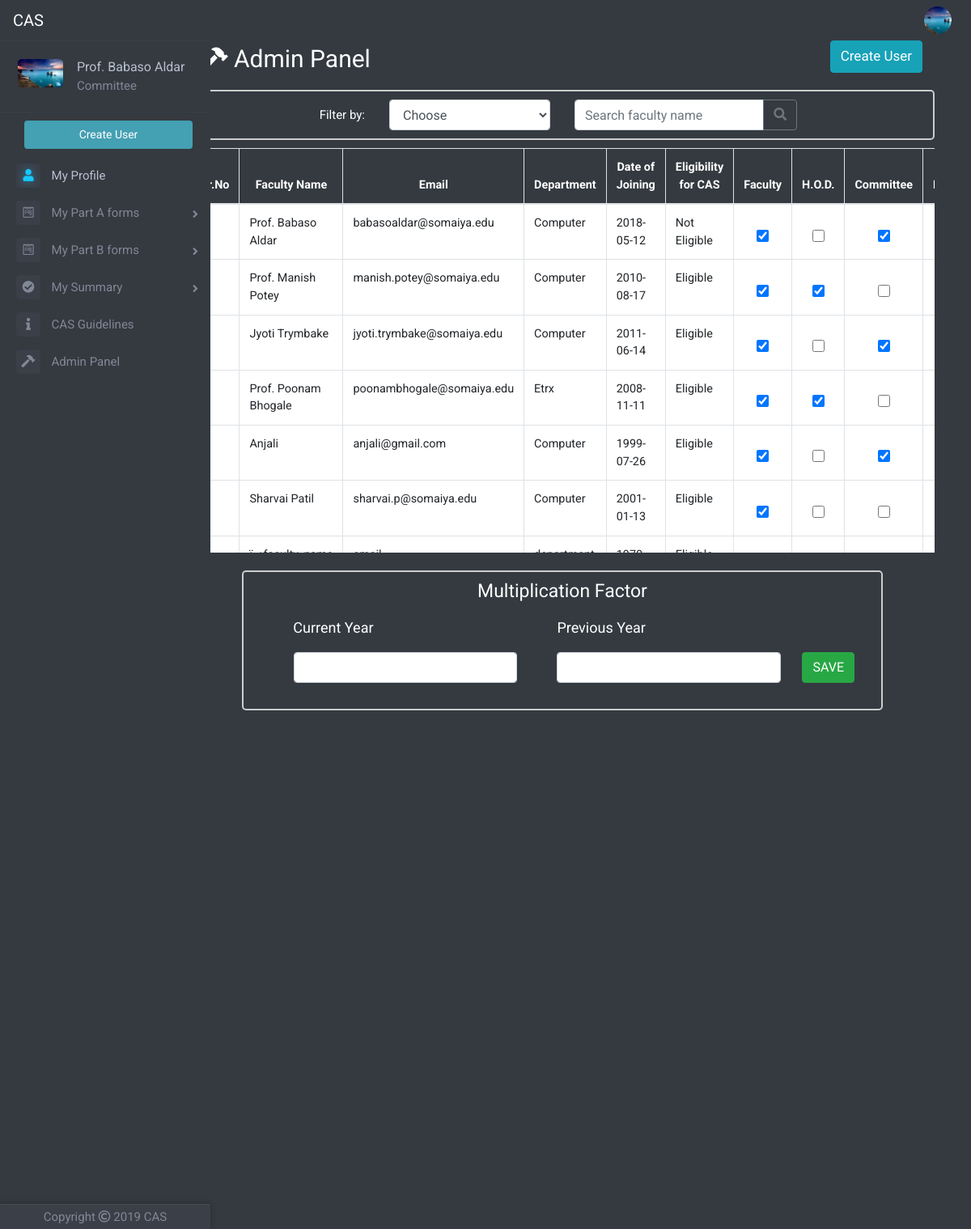
The app's page /adminpanel.php (signed in), older data.
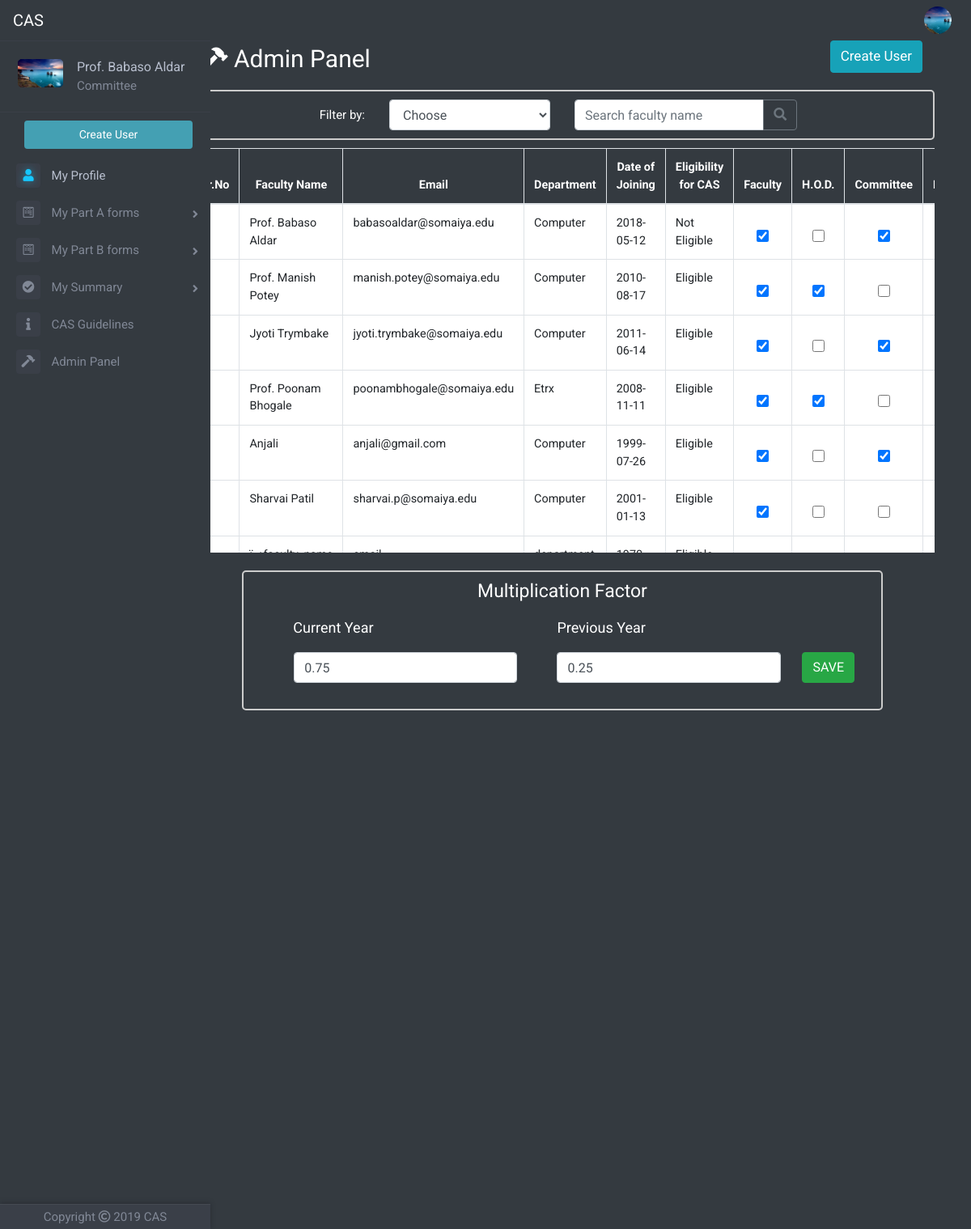
The same page, newer data.
### tables this page shows
CREATE TABLE `faculty_table` (
  `id` int(11) NOT NULL,
  `faculty_name` varchar(100) NOT NULL,
  `email` varchar(50) NOT NULL,
  `password` varchar(256) NOT NULL,
  `date_of_joining` date NOT NULL,
  `department` varchar(50) NOT NULL,
  `profilePicLocation` varchar(100) NOT NULL DEFAULT 'defaults/default_userprofile_pic.png',
  `faculty` int(11) NOT NULL,
  `hod` int(11) NOT NULL,
  `committee` int(11) NOT NULL,
  `principal` int(11) NOT NULL,
  `admin` int(11) NOT NULL
);

CREATE TABLE `multiplication_factor_table` (
  `id` int(11) NOT NULL,
  `currentyear` float NOT NULL,
  `previousyear` float NOT NULL
);

### adminpanel.php (the view, shortened to what this page needs)
<?php
include 'dbh.php';
$userId=mysqli_real_escape_string($conn,$_SESSION['id']);
$sqlp="SELECT profilePicLocation,admin FROM faculty_table WHERE id='$userId'";
$resultp=mysqli_query($conn,$sqlp);
$rowp=mysqli_fetch_assoc($resultp);
$profilePicLocation=$rowp['profilePicLocation'];
$admin=$rowp['admin'];
if($admin==1)
{
include 'top.php';
include 'left-nav.php';
?>
	<div class="container">
    <div class="row">
    <div class="col-md-10 offset-md-2">
		<div class="row justify-content-center">
			<div class="col-md-12">
				<div class="container-fluid">
				  	<div class="row">
				  		<div class="col-md-6 text-left">
						   <p style="color: white;font-size: 30px"><i class="fas fa-hammer" style="font-size: 28px"></i> Admin Panel</p>
				        </div>
				        <div class="col-md-6 text-right" style="height:100%">
						 	<a href="createuser.php" class="btn btn-info custom-button-width navbar-right my-auto" style="font-size: 17px">Create User</a>
						</div>
				  	</div>
				  	<div class="row justify-content-center">
				  		<div class="col-md-12 text-center admin-filter-box">
				        	<div class="row align-items-center" style="padding-bottom: 10px;padding-top: 10px">
				        		<div class="col-md-2 offset-md-1">
				        			<p style="color: white;font-size: 15px" class="my-auto text-right">Filter by:</p>
				        		</div>
				        		<div class="col-md-3 align-items-center">
				        			<select id="filter" name="filter" class="form-control" onchange="adminfilters(this);">
				        				<option value="0">Choose</option>
				        			</select>
				        		</div>
				        		<div class="col-md-4 align-items-center">
				        			<form method="POST" action="admin-panel-fetch-data.php">
				        				<div class="input-group">
										  	<input type="text" class="form-control" name="query" placeholder="Search faculty name" aria-label="Search faculty name" aria-describedby="basic-addon2">
										  	<div class="input-group-append">
										    	<button class="btn btn-outline-secondary" type="submit"><i class="fas fa-search"></i></button>
										  	</div>
										</div>
				        			</form>
				        		</div>
				        	</div>
				        </div>
				  	</div>
				</div>
				<div class="admin-table" style="max-height:500px">
				<table class="table table-bordered" style="background-color: white">
				  	<thead style="color: white">
					    <tr>
					      	<th scope="col" style="background-color: #343a40;text-align: center">Sr.No</th>
					      	<th scope="col" style="background-color: #343a40;text-align: center">Faculty Name</th>
					      	<th scope="col" style="background-color: #343a40;text-align: center">Email</th>
					      	<th scope="col" style="background-color: #343a40;text-align: center">Department</th>
					      	<th scope="col" style="background-color: #343a40;text-align: center">Date of Joining</th>
					      	<th scope="col" style="background-color: #343a40;text-align: center">Eligibility for CAS</th>
					      	<th scope="col" style="background-color: #343a40;text-align: center">Faculty</th>
					      	<th scope="col" style="background-color: #343a40;text-align: center">H.O.D.</th>
					      	<th scope="col" style="background-color: #343a40;text-align: center">Committee</th>
					      	<th scope="col" style="background-color: #343a40;text-align: center">Principal</th>
					    </tr>
				  	</thead>
				  	<tbody id="admin-panel-tbody">
				  		<?php
				  		if(isset($_GET['filter']) && $_GET['filter']!="search")
				  		{
				  			$sql="SELECT id, faculty_name, email, date_of_joining, department, faculty, hod, committee, principal, admin FROM faculty_table ORDER BY $filter ASC";
				  		}
				  		else if(isset($_GET['filter']) && $_GET['filter']=="search")
				  		{
				  			$query=mysqli_real_escape_string($conn,$_GET['q']);
				  			$sql="SELECT id, faculty_name, email, date_of_joining, department, faculty, hod, committee, principal, admin FROM faculty_table WHERE faculty_name LIKE '%$query%'";
				  		}
				  		else
				  		{
				  			$sql="SELECT id, faculty_name, email, date_of_joining, department, faculty, hod, committee, principal, admin FROM faculty_table";
				  		}
				  		$result=mysqli_query($conn,$sql);
				  		$counter=1;
				  		while($row=mysqli_fetch_assoc($result))
				  		{
				  			$id=$row['id'];
				  			$faculty_name=$row['faculty_name'];
				  			$email=$row['email'];
				  			$date_of_joining=$row['date_of_joining'];
				  			$department=$row['department'];
				  			$faculty=$row['faculty'];
				  			$hod=$row['hod'];
				  			$committee=$row['committee'];
					  		?>
						    <tr id="user<?php echo $id; ?>">
						      	<th scope="row"><?php echo $counter; ?></th>
						      	<td><?php echo $faculty_name; ?></td>
						      	<td><?php echo $email; ?></td>
						      	<td><?php echo $department; ?></td>
						      	<td><?php echo $date_of_joining; ?></td>
						    <?php
							$now = time();
							$your_date = strtotime($date_of_joining);
							$datediff = $now - $your_date;
							$years = floor($datediff / (365*60*60*24));
						    if($years>=5)
						    {
						    	?>
						    	<td>Eligible</td>
						    	<?php
						    }
						    else
						    {
						    	?>
						    	<td>Not Eligible</td>
						    	<?php
						    }
						    ?>
						      	<form class="update-rights-form" id="update-rights-form-<?php echo $id; ?>" action="" method="POST">
						      		<td class="table-center">
		  								<?php
		  								if($faculty==1)
		  								{
		  									?>
		  									<input type="checkbox" class="admin-table-checkbox" name="faculty" id="faculty<?php echo $id; ?>" value="faculty" checked>
		  									<?php
		  								}
		  								else
		  								{
		  									?>
		  									<input type="checkbox" class="admin-table-checkbox" name="faculty" id="faculty<?php echo $id; ?>" value="faculty">
		  									<?php
		  								}
		  								?>
		  							</td>
						      		<td class="table-center">
						      			<?php
						      			if($hod==1)
						      			{
						      				?>
						      				<input type="checkbox" class="admin-table-checkbox" name="hod" id="hod<?php echo $id; ?>" value="hod" checked>
						      				<?php
						      			}
						      			else
						      			{
						      				?>
						      				<input type="checkbox" class="admin-table-checkbox" name="hod" id="hod<?php echo $id; ?>" value="hod">
						      				<?php
						      			}
						      			?>
		  							</td>
		  							<td class="table-center">
		  								<?php
		  								if($committee==1)
		  								{
		  									?>
		  									<input type="checkbox" class="admin-table-checkbox" name="committee" id="committee<?php echo $id; ?>" value="committee" checked>
		  									<?php
		  								}
		  								else
		  								{
		  									?>
		  									<input type="checkbox" class="admin-table-checkbox" name="committee" id="committee<?php echo $id; ?>" value="committee">
		  									<?php
		  								}
		  								?>
		  							</td>
		  							<td class="table-center">
		  							</td>
						      	</form>
						    </tr>
						    <?php
						    $counter+=1;
						}
					    ?>
				  </tbody>
				</table>
				<br>
			</div>
		</div>
		</div>
		<br>
		<?php
		$sqlmf="SELECT currentyear, previousyear FROM multiplication_factor_table";
		$resultmf=mysqli_query($conn, $sqlmf);
		$rowmf=mysqli_fetch_assoc($resultmf);
		$currentyearmf=$rowmf['currentyear'];
		$previousyearmf=$rowmf['previousyear'];
		?>
		<form action="multiplication_factor_sys.php" method="POST">
			<div class="row justify-content-center">
	  			<div class="col-md-10 text-center admin-filter-box">
	  				<div class="row justify-content-center">
	  					<div class="col-md-10 text-center">
	  						<label class="col-form-label text-center" style="font-size: 23px;color: white;">Multiplication Factor</label>
	  					</div>
	  				</div>
	  				<div class="row">
	  					<div class="col-md-4">
	  						<label for="" class="col-form-label" style="font-size: 18px;color: white;margin-left: -41px">Current Year</label>
	  					</div>
	  					<div class="col-md-4 offset-md-1">
	  						<label for="" class="col-form-label" style="font-size: 18px;color: white;margin-left: -35px">Previous Year</label>
	  					</div>
	  				</div>
	        		<div class="row align-items-center" style="padding-bottom: 10px;padding-top: 10px;padding-left: 7px">
						<div class="col-md-4 offset-md-1">
	    					<input class="form-control" type="number" step="0.01" style="width: 120%;margin-left: -25px" value="<?php echo $currentyearmf; ?>" name="v1forcurryear" id="v1forcurryear"/>
	    				</div>
			    		<div class="col-md-4 offset-md-1">
			    			<input class="form-control" type="number" step="0.01" style="width: 120%;margin-left: -25px" value="<?php echo $previousyearmf; ?>" name="v2forcurryear" id="v2forcurryear"/>
			    		</div>
			    		<div class="col-md-2">
							<button type="submit" class="btn btn-success" id="saveforv" data-toggle="tooltip" data-placement="bottom" title="Clicking this button will automatically save whatever information you have uploaded so far.">SAVE</button>
						</div>
					</div><br>
				</div>
			</div>
		</form>
	</div>
	</div>
	</div>
</body>
</html>
<?php
}
else
{
	header("LOCATION: index.php");
}

### top.php (shortened to what this page needs)
<!DOCTYPE html>
<html>
<head>
	<link rel="stylesheet" href="https://maxcdn.bootstrapcdn.com/bootstrap/4.1.3/css/bootstrap.min.css">
	<link href="https://stackpath.bootstrapcdn.com/font-awesome/4.7.0/css/font-awesome.min.css" rel="stylesheet">
	<link href="//netdna.bootstrapcdn.com/font-awesome/4.1.0/css/font-awesome.min.css" rel="stylesheet">
	<link rel="stylesheet" type="text/css" href="Frontend/global.css">
	<link rel="stylesheet" href="https://cdnjs.cloudflare.com/ajax/libs/animate.css/3.7.0/animate.min.css">
	<link rel="stylesheet" href="https://use.fontawesome.com/releases/v5.6.3/css/all.css">
</head>
<body>
		<nav class="navbar navbar-expand-lg sticky-top navbar-dark bg-dark"  style="height: 50px">
	  	<a class="navbar-brand" href="index.php">CAS</a>
	  	<div class="collapse navbar-collapse" id="navbarSupportedContent">
		    <ul class="navbar-nav ml-auto">
		      	<?php
		      	if(!isset($_SESSION['id']))
		      	{
			      	?>
			      	<li class="nav-item">
			        	<a class="nav-link" href="index.php">Sign Up | Sign In</a>
			      	</li>
			      	<?php
			    }
			    else
			    {
			    	?>
			      	<li class="nav-item dropdown">
				        <img class="nav-link dropdown-toggle" src="<?php echo $profilePicLocation; ?>" width="50px" height="50px" style="overflow: hidden;border-radius: 50%;display:block;margin:0 auto;object-fit: cover;cursor: pointer" id="navbarDropdown" role="button" data-toggle="dropdown" aria-haspopup="true" aria-expanded="false">
			      	</li>
			      	<?php
		      	}
		      	?>
		    </ul>
	  	</div>
	</nav>

### left-nav.php (shortened to what this page needs)
<?php
$uid=mysqli_real_escape_string($conn,$_SESSION['id']);
$sqlp="SELECT profilePicLocation, faculty_name, admin, hod, committee FROM faculty_table WHERE id='$uid'";
$resultp=mysqli_query($conn,$sqlp);
$rowp=mysqli_fetch_assoc($resultp);
$profilePicLocation=$rowp['profilePicLocation'];
$faculty_name=$rowp['faculty_name'];
$committee=$rowp['committee'];
$admin=$rowp['admin'];
?>
<div class="page-wrapper chiller-theme toggled">
	<nav id="sidebar" class="sidebar-wrapper sm-hidden">
		<div class="sidebar-content">
			<div class="sidebar-brand">
				<div id="close-sidebar">
				</div>
			</div>
			<div class="sidebar-header">
				<div class="user-pic">
					<img class="img-responsive img-rounded" src="<?php echo $profilePicLocation; ?>"
						alt="User picture">
				</div>
				<div class="user-info">
					<span class="user-name" style="font-size: 16px">
						<?php echo $faculty_name; ?>
					</span>
				 		<?php
				 	if($committee==1)
					{
						?>
						<span class="user-role" style="font-size: 15px">Committee</span>
				 		<?php
				 	}
				 	?>
				</div>
			</div>
			<?php
			$currentyear=date("Y");
			?>
			<div class="sidebar-menu">
				<ul>
					<?php
					if($admin==1)
					{
						?>
							<a href="createuser.php"><input type="submit" name="submit" value="Create User" class="btn create-user-admin" /></a>
						<?php
					}
					?>
					<li class="sidebar-dropdown active">
						<a href="userprofile.php">
							<i class="fas fa-user" style="font-size: 15px"></i>
							<span style="font-size: 15px">My Profile</span>
						</a>
					</li>
					<li class="sidebar-dropdown dropdown-arrow">
						<a>
							<i class="fab fa-wpforms" style="font-size: 15px"></i>
							<span style="font-size: 15px;cursor:pointer">My Part A forms</span>
						</a>
					</li>
					<li class="sidebar-dropdown dropdown-arrow">
						<a>
							<i class="fab fa-wpforms" style="font-size: 15px"></i>
							<span style="font-size: 15px;cursor:pointer">My Part B forms</span>
						</a>
					</li>
					<li class="sidebar-dropdown dropdown-arrow">
						<a>
							<i class="fa fa-check-circle" aria-hidden="true" style="font-size: 15px"></i>
							<span style="font-size: 15px;cursor:pointer">My Summary</span>
						</a>
					</li>
					<li class="sidebar-dropdown">
						<a href="guidelines.php">
							<i class="fas fa-info" style="font-size: 15px"></i>
							<span style="font-size: 15px">CAS Guidelines</span>
						</a>
					</li>
					<?php
					if($admin==1)
					{
						?>
						<li class="sidebar-dropdown">
							<a href="adminpanel.php">
								<i class="fas fa-hammer" style="font-size: 15px"></i>
								<span style="font-size: 15px">Admin Panel</span>
							</a>
						</li>
						<?php
					}
					?>
				</ul>
			</div>
		</div>
		<div class="sidebar-footer">
			<a>
				<p style="font-size: 15px">Copyright  <i class="far fa-copyright"></i>  <?php echo $currentyear; ?>  CAS</p>
			</a>
		</div>
	</nav>

Row changes from the older to the newer data that the page shows:
added multiplication_factor_table: v1forcurryear "0.75", v2forcurryear "0.25"
